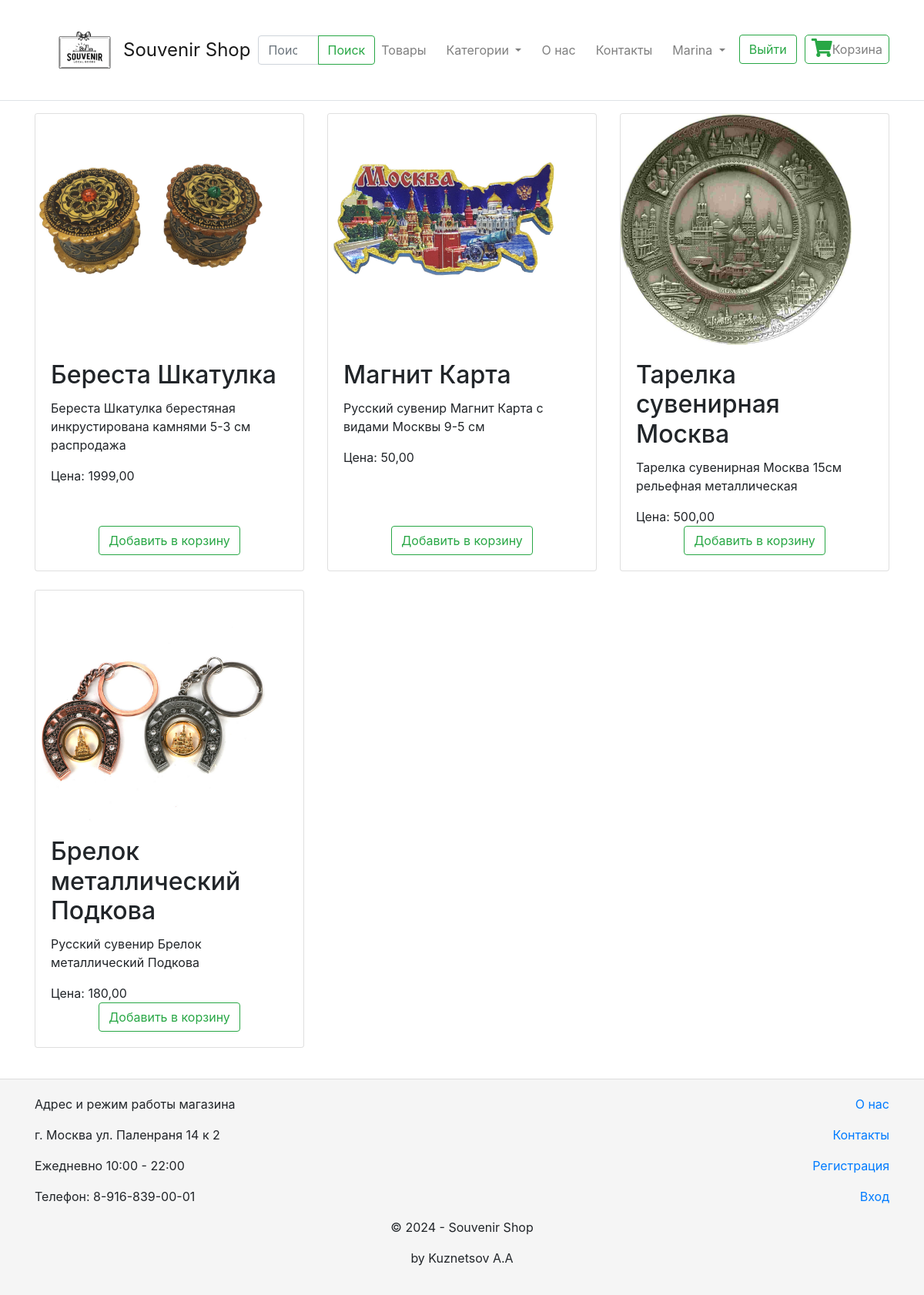
Page / (signed in) on the committed database.
### shop/models.py (models this page shows, shortened)
class Product(models.Model):
    title = models.CharField(max_length=255, verbose_name='Название товара')
    slug = models.SlugField(max_length=150, verbose_name='slug', unique=True)
    description = models.TextField(verbose_name='Описание товара')
    category = TreeForeignKey('ProductCategory', on_delete=models.PROTECT, default=1,
                              related_name='products', verbose_name='Категория товара')
    sku = models.CharField(max_length=255, verbose_name='Артикул')
    barcode = models.CharField(verbose_name='Штрихкод', max_length=255, blank=True)
    manufacturer = models.CharField(verbose_name='Компания-производитель', max_length=255, blank=True)
    manufacturer_countries = models.CharField(max_length=255, verbose_name='Страна-производитель', blank=True)
    vendor = models.CharField(max_length=255, verbose_name='Производитель', blank=True)
    vendor_code = models.CharField(max_length=255, verbose_name='Артикул производителя', blank=True)
    length = models.DecimalField(max_digits=10, decimal_places=2, verbose_name='Длина (см.)', null=True, blank=True)
    width = models.DecimalField(max_digits=10, decimal_places=2, verbose_name='Ширина (см.)', null=True, blank=True)
    height = models.DecimalField(max_digits=10, decimal_places=2, verbose_name='Высота (см.)', null=True, blank=True)
    weight = models.DecimalField(max_digits=10, decimal_places=2, verbose_name='Вес (г.)', null=True, blank=True)
    price = models.DecimalField(max_digits=20, decimal_places=2, verbose_name='Цена', default=1,
                                validators=[MinValueValidator(0)])
    sale_price = models.DecimalField(max_digits=20, decimal_places=2, verbose_name='Цена со скидкой',
                                     null=True, blank=True, validators=[MinValueValidator(0)])
    quantity = models.IntegerField(verbose_name='Количество товара', default=0, null=True)
    supplier = models.ForeignKey('Supplier', verbose_name='Поставщик', on_delete=models.CASCADE, null=True, blank=True)
    supplier_sku = models.IntegerField(verbose_name='Артикул у поставщика', default=0, null=True)
    supplier_url = models.URLField(verbose_name='URL', blank=True)
    supplier_price = models.IntegerField(verbose_name='Цена у поставщика', default=0, null=True,
                                         validators=[MinValueValidator(0)])
    supplier_quantity = models.IntegerField(verbose_name='Количество товара у поставщика', default=0, null=True)
    publish = models.BooleanField(verbose_name='Опубликовано', default=True)
    author = models.ForeignKey(User, verbose_name='Автор', on_delete=models.CASCADE, default=1)
    created = models.DateTimeField(verbose_name='Дата создания', auto_now_add=True)
    updated = models.DateTimeField(verbose_name='Дата обновления', auto_now=True)
    image = models.ImageField(upload_to='products/', verbose_name='Изображение', null=True, blank=True)
    class Meta:
        ordering = ['pk']
        verbose_name = 'Товар'
        verbose_name_plural = 'Товары'

### shop/views.py (the view)
# urls.py: path('', index, name='index'),
def index(request):
    products = Product.objects.filter(publish=True)
    categories = ProductCategory.objects.all()
    return render(request, 'index.html', {'products': products, 'categories': categories})

### shop/context_processors.py (called while the page is built)
def categories(request):
    return {'categories': ProductCategory.objects.all()}

### shop/models.py (called while the page is built)
    def get_absolute_url(self):
        return reverse('shop:product-by-category', args=[str(self.slug)])

### templates/index.html (shortened to what this page needs)
{% extends "base.html" %}
{% block content %}
    <div class="row">
        {% for product in products %}
            <div class="col-md-4 mb-4">
                <div class="card h-100">
                    {% if product.image %}
                        <img src="{{ product.image.url }}" alt="{{ product.title }}" class="card-img-top">
                    {% endif %}
                    <div class="card-body d-flex flex-column justify-content-between">
                        <div>
                            <h2 class="card-title">{{ product.title }}</h2>
                            <p class="card-text">{{ product.description }}</p>
                            <p class="card-text">Цена: {{ product.price }}</p>
                        </div>
                        <div class="text-center">
                            <form action="{% url 'shop:add_to_cart' product.id %}" method="post">
                                <button type="submit" class="btn btn-outline-success">Добавить в корзину</button>
                            </form>
                        </div>
                    </div>
                </div>
            </div>
        {% endfor %}
    </div>
{% endblock %}

### templates/base.html (shortened to what this page needs)
{% load static %}
<!DOCTYPE html>
<html lang="ru">
<head>
    <link rel="stylesheet" href="https://stackpath.bootstrapcdn.com/bootstrap/4.5.2/css/bootstrap.min.css" />
    <link rel="stylesheet" href="https://cdnjs.cloudflare.com/ajax/libs/font-awesome/5.15.3/css/all.min.css">
</head>
<body>
    <div class="wrapper">
        <header>
            <nav class="navbar navbar-expand-sm navbar-light bg-white border-bottom box-shadow mb-3">
                <div class="container d-flex justify-content-between align-items-center">
                    <a class="navbar-brand" href="/">
                        <img src="{% static 'images/SouvenirShopLogo.png' %}" alt="Souvenir Shop Logo">
                        <span class="site-title">Souvenir Shop</span>
                    </a>
                    <form class="form-inline search-form" action="{% url 'shop:search' %}" method="get">
                        <div class="input-group">
                            <input class="form-control" type="search" placeholder="Поиск" aria-label="Search" name="q">
                            <div class="input-group-append">
                                <button class="btn btn-outline-success" type="submit">Поиск</button>
                            </div>
                        </div>
                    </form>
                    <div class="collapse navbar-collapse" id="navbarSupportedContent">
                        <ul class="navbar-nav ml-auto">
                            <li class="nav-item">
                                <a class="nav-link" href="/">Товары</a>
                            </li>
                            <li class="nav-item dropdown">
                                <a class="nav-link dropdown-toggle" href="#" id="navbarDropdown" role="button" data-toggle="dropdown" aria-haspopup="true" aria-expanded="false">
                                    Категории
                                </a>
                            </li>
                            <li class="nav-item">
                                <a class="nav-link" href="{% url 'shop:about' %}">О нас</a>
                            </li>
                            <li class="nav-item">
                                <a class="nav-link" href="{% url 'shop:contact' %}">Контакты</a>
                            </li>
                            {% if user.is_authenticated %}
                            <li class="nav-item dropdown">
                                <a class="nav-link dropdown-toggle" href="#" id="userDropdown" role="button" data-toggle="dropdown" aria-haspopup="true" aria-expanded="false">
                                    {{ user.username }}
                                </a>
                            </li>
                            <li class="nav-item">
                                <form action="{% url 'logout' %}" method="post" style="display: inline;">
                                    <button type="submit" class="btn btn-outline-success btn-block">Выйти</button>
                                </form>
                            </li>
                            {% endif %}
                            <li class="nav-item cart-icon">
                                <a class="nav-link" href="{% url 'shop:view_cart' %}">
                                    <i class="fas fa-shopping-cart"></i>
                                    Корзина
                                </a>
                            </li>
                        </ul>
                    </div>
                </div>
            </nav>
        </header>
        <div class="content">
            <div class="container">
                <main role="main" class="pb-3">
                    {% block content %}{% endblock %}
                </main>
            </div>
        </div>
        <footer class="footer">
            <div class="container">
                <div class="row">
                    <div class="col-md-6">
                        <p>Адрес и режим работы магазина</p>
                        <p>г. Москва ул. Паленраня 14 к 2</p>
                        <p>Ежедневно 10:00 - 22:00</p>
                        <p>Телефон: 8-916-839-00-01</p>
                    </div>
                    <div class="col-md-6 text-right">
                        <p><a href="{% url 'shop:about' %}">О нас</a></p>
                        <p><a href="{% url 'shop:contact' %}">Контакты</a></p>
                        <p><a href="{% url 'shop:register' %}">Регистрация</a></p>
                        <p><a href="{% url 'login' %}">Вход</a></p>
                    </div>
                </div>
                <div class="row">
                    <div class="col-md-12 text-center">
                        <p>&copy; 2024 - Souvenir Shop</p>
                        <p>by Kuznetsov A.A</p>
                    </div>
                </div>
            </div>
        </footer>
    </div>
</body>
</html>

### templates/base.html (style rules this page uses)
.navbar { display: flex; justify-content: space-between; align-items: center; padding: 0; }
.navbar-brand { display: flex; align-items: center; margin-right: auto; padding: 0; }
.navbar-brand img { width: 130px; height: 130px; margin-right: 35px; }
.navbar-brand .site-title { font-size: 1.5rem; margin: -50px; }
.search-form { margin-left: 60px; padding: 0; }
.card-img-top { width: 300px; height: 300px; object-fit: cover; }
html, body { height: 100%; margin: 0; padding: 0; }
.wrapper { min-height: 100%; display: flex; flex-direction: column; }
.content { flex: 1; }
.footer { background-color: #f5f5f5; text-align: center; padding: 20px 0; border-top: 1px solid #ddd; }
.footer .row { display: flex; justify-content: space-between; align-items: center; }
.footer .col-md-6 { text-align: left; }
.footer .col-md-6.text-right { text-align: right; }
.navbar-nav .nav-item { margin-right: 10px; }
.navbar-nav .nav-item:last-child { margin-right: 0; }
.navbar-nav .nav-link { white-space: nowrap; }
.cart-icon { display: flex; flex-direction: column; align-items: center; }
.cart-icon .fas { font-size: 1.5rem; margin-bottom: 5px; color: #28a745; }
.cart-icon a { color: #28a745; text-decoration: none; border: 1px solid #28a745; padding: 5px 10px; border-radius: 5px; transition-duration: 0.4s; display: flex; align-items: center; justify-content: center; height: 38px; }
.btn-outline-success { height: 38px; }

### rows in the picture
Product: image (picture), title "Береста Шкатулка", description "Береста Шкатулка берестяная инкрустирована камнями 5-3 см распродажа", price "1999,00"
Product: image (picture), title "Магнит Карта", description "Русский сувенир Магнит Карта с видами Москвы 9-5 см", price "50,00"
Product: image (picture), title "Тарелка сувенирная Москва", description "Тарелка сувенирная Москва 15см рельефная металлическая", price "500,00"
Product: image (picture), title "Брелок металлический Подкова", description "Русский сувенир Брелок металлический Подкова", price "180,00"

### other values in the picture
{{ user.username }} "Marina"
